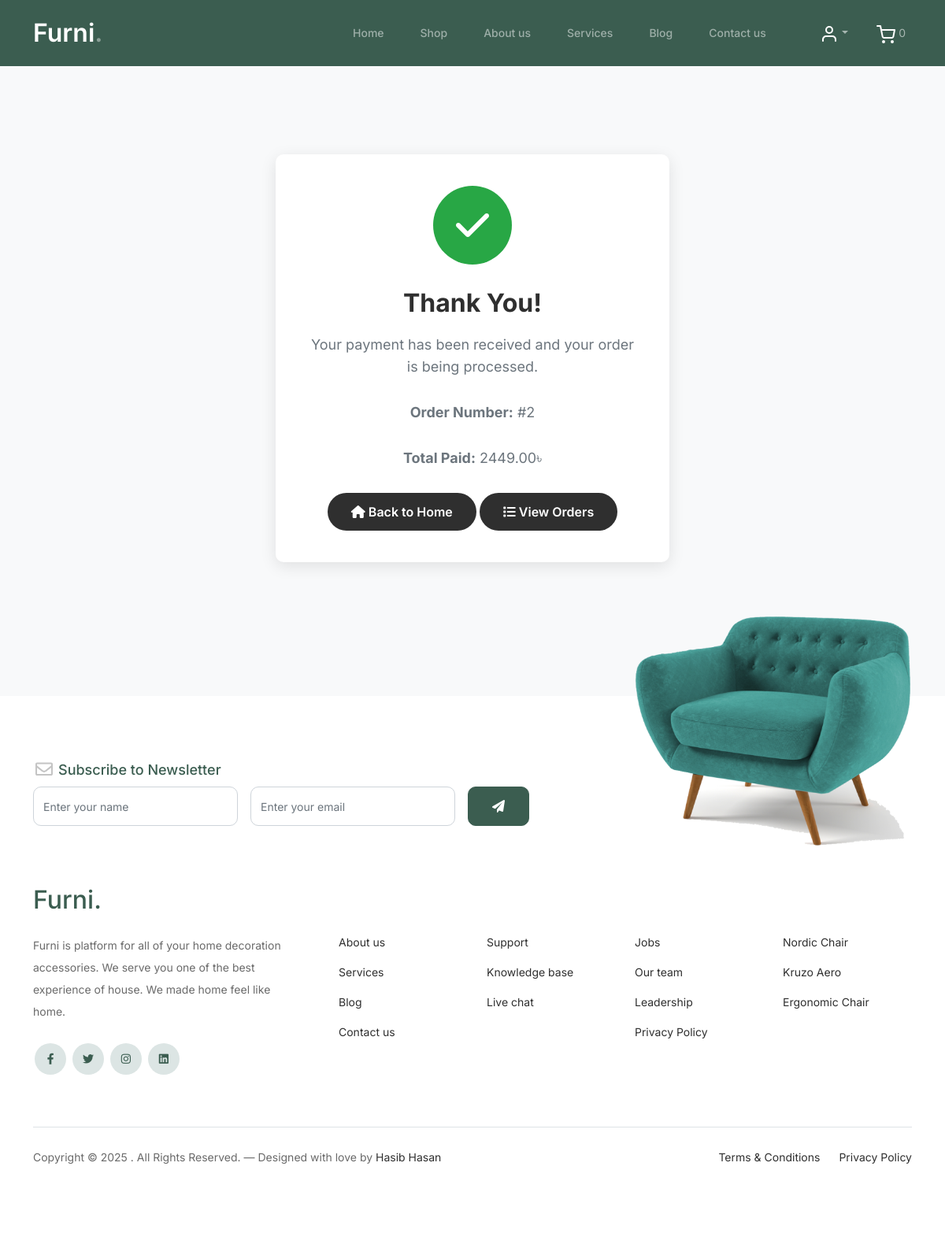
The app's page /shop/payment-success/ (signed in) with its own data.
### Shop/models.py (models this page shows, shortened)
class Cart(models.Model):
    user = models.OneToOneField(User, on_delete=models.CASCADE)
    create_at = models.DateTimeField(auto_now_add=True)

class Order(models.Model):
    STATUS_CHOICES = [
        ('Pending', 'Pending'),
        ('Complete', 'Complete'),
        ('Cancel', 'Cancel'),
    ]
    PAYMENT_CHOICES = [
        ('Cash On Delivery', 'Cash On Delivery'),
        ('Online Payment', 'Online Payment')
    ]
    user = models.ForeignKey(User, on_delete=models.CASCADE)
    billing_address = models.CharField(max_length=255, default="Dhaka")
    name = models.CharField(max_length=100, default="Unknown")
    email = models.EmailField(default="@gmail.com")
    phone = models.CharField(max_length=15, default="+8801")
    note = models.TextField(blank=True)
    total_price = models.DecimalField(max_digits=10, decimal_places=2, default="0")
    payment_method = models.CharField(max_length=50, choices=PAYMENT_CHOICES, default='Cash On Delivery')
    created_at = models.DateTimeField(auto_now_add=True)
    status = models.CharField(max_length=10, choices=STATUS_CHOICES, default='Pending')

### Shop/views.py (the view)
# urls.py: path('payment-success/', views.payment_success, name='payment_success'),
@login_required
def payment_success(request):
    user = request.user
    order = Order.objects.filter(user=user).order_by('-created_at').first()
    if order:
        total = order.total_price
    else:
        total = 0
    return render(request, 'payment_success.html', {
        'total': total,
        'order' : order
        })

### Shop/templates/payment_success.html (shortened to what this page needs)
{% extends "base.html" %}
{% load static %}
{% block body %}
  <body>
    <div class="success-section">
      <div class="container">
        <div class="success-card">
          <div class="success-icon">
            <i class="fas fa-check"></i>
          </div>
          <h2>Thank You!</h2>
          <p>Your payment has been received and your order is being processed.</p>
          <div class="order-details mb-4">
            <p><strong>Order Number:</strong> #{{ order.id }}</p>
            <p><strong>Total Paid:</strong> {{ total|floatformat:2 }}৳</p>
          </div>
          <a href="{% url 'home' %}" class="btn btn-success">
            <i class="fas fa-home mr-2"></i> Back to Home
          </a>
          <a href="{% url 'user_orders' %}" class="btn btn-success btn-outline-dark ml-2">
            <i class="fas fa-list mr-2"></i> View Orders
          </a>
        </div>
      </div>
    </div>
  {% endblock %}

### templates/base.html (shortened to what this page needs)
{% load static %}
<!DOCTYPE html>
<html lang="en">
  <head>
    <link href="{% static 'css/bootstrap.min.css' %}" rel="stylesheet" />
    <link href="https://cdnjs.cloudflare.com/ajax/libs/font-awesome/6.0.0-beta3/css/all.min.css" rel="stylesheet"/>
    <link href="https://cdnjs.cloudflare.com/ajax/libs/font-awesome/6.0.0/css/all.min.css" rel="stylesheet" />
    <link href="{% static 'css/tiny-slider.css' %}" rel="stylesheet" />
    <link href="{% static 'css/style.css' %}" rel="stylesheet" />
  </head>
  <body>
    <nav
      class="custom-navbar navbar navbar navbar-expand-md navbar-dark bg-dark"
      arial-label="Furni navigation bar"
    >
      <div class="container">
        <a class="navbar-brand" href="{% url "home" %}">Furni<span>.</span></a>
        <div class="collapse navbar-collapse" id="navbarsFurni">
          <ul class="custom-navbar-nav navbar-nav ms-auto mb-2 mb-md-0">
            <li class="nav-item {% if request.resolver_match.url_name == 'home' %}active{% endif %}">
              <a class="nav-link" href="{% url 'home' %}">Home</a>
            </li>
            <li class="nav-item {% if request.resolver_match.url_name == 'shop' %}active{% endif %}">
              <a class="nav-link" href="{% url 'shop' %}">Shop</a>
            </li>
            <li class="nav-item {% if request.resolver_match.url_name == 'about' %}active{% endif %}">
              <a class="nav-link" href="{% url 'about' %}">About us</a>
            </li>
            <li class="nav-item {% if request.resolver_match.url_name == 'service' %}active{% endif %}">
              <a class="nav-link" href="{% url 'service' %}">Services</a>
            </li>
            <li class="nav-item {% if request.resolver_match.url_name == 'blog' %}active{% endif %}">
              <a class="nav-link" href="{% url 'blog' %}">Blog</a>
            </li>
            <li class="nav-item {% if request.resolver_match.url_name == 'contact' %}active{% endif %}">
              <a class="nav-link" href="{% url 'contact' %}">Contact us</a>
            </li>
          </ul>
          <ul class="custom-navbar-cta navbar-nav mb-2 mb-md-0 ms-5">
            <li class="nav-item">
              <div class="dropdown">
                <a class="nav-link dropdown-toggle" href="#" role="button" data-bs-toggle="dropdown" aria-expanded="false">
                  <img src="{% static "images/user.svg" %}" />
                </a>
              </div>
            </li>
            <li>
              <a class="nav-link" href="{% url "cart" %}">
				<img src="{% static "images/cart.svg" %}" />
				{% if user.is_authenticated %}
				{% with cart=user.cart %}
					<span class="cart-count" id="cart-count">{{ cart.items.count }}</span>
				{% endwith %}
				{% endif %}
			</a>
            </li>
          </ul>
        </div>
      </div>
    </nav>
    {% block body %}
    {% endblock %}
    <footer class="footer-section">
      <div class="container relative">
        <div class="sofa-img">
          <img
            src="{% static 'images/sofa.png' %}"
            alt="Image"
            class="img-fluid"
          />
        </div>
        <div class="row">
          <div class="col-lg-8">
            <div class="subscription-form">
              <h3 class="d-flex align-items-center">
                <span class="me-1"
                  ><img
                    src="{% static 'images/envelope-outline.svg' %}"
                    alt="Image"
                    class="img-fluid" /></span
                ><span>Subscribe to Newsletter</span>
              </h3>
              <form action="#" class="row g-3">
                <div class="col-auto">
                  <input
                    type="text"
                    class="form-control"
                    placeholder="Enter your name"
                  />
                </div>
                <div class="col-auto">
                  <input
                    type="email"
                    class="form-control"
                    placeholder="Enter your email"
                  />
                </div>
                <div class="col-auto">
                  <button class="btn btn-primary">
                    <span class="fa fa-paper-plane"></span>
                  </button>
                </div>
              </form>
            </div>
          </div>
        </div>
        <div class="row g-5 mb-5">
          <div class="col-lg-4">
            <div class="mb-4 footer-logo-wrap">
              <a href="#" class="footer-logo">Furni<span>.</span></a>
            </div>
            <p class="mb-4">
              Furni is platform for all of your home decoration accessories. We serve you one of the best experience of house. We made home feel like home.
            </p>
            <ul class="list-unstyled custom-social">
              <li>
                <a href="#"><span class="fa fa-brands fa-facebook-f"></span></a>
              </li>
              <li>
                <a href="#"><span class="fa fa-brands fa-twitter"></span></a>
              </li>
              <li>
                <a href="#"><span class="fa fa-brands fa-instagram"></span></a>
              </li>
              <li>
                <a href="#"><span class="fa fa-brands fa-linkedin"></span></a>
              </li>
            </ul>
          </div>
          <div class="col-lg-8">
            <div class="row links-wrap">
              <div class="col-6 col-sm-6 col-md-3">
                <ul class="list-unstyled">
                  <li><a href="{% url "about" %}">About us</a></li>
                  <li><a href="{% url "service" %}">Services</a></li>
                  <li><a href="{% url "blog" %}">Blog</a></li>
                  <li><a href="{% url "contact" %}">Contact us</a></li>
                </ul>
              </div>
              <div class="col-6 col-sm-6 col-md-3">
                <ul class="list-unstyled">
                  <li><a href="#">Support</a></li>
                  <li><a href="#">Knowledge base</a></li>
                  <li><a href="#">Live chat</a></li>
                </ul>
              </div>
              <div class="col-6 col-sm-6 col-md-3">
                <ul class="list-unstyled">
                  <li><a href="#">Jobs</a></li>
                  <li><a href="#">Our team</a></li>
                  <li><a href="#">Leadership</a></li>
                  <li><a href="#">Privacy Policy</a></li>
                </ul>
              </div>
              <div class="col-6 col-sm-6 col-md-3">
                <ul class="list-unstyled">
                  <li><a href="#">Nordic Chair</a></li>
                  <li><a href="#">Kruzo Aero</a></li>
                  <li><a href="#">Ergonomic Chair</a></li>
                </ul>
              </div>
            </div>
          </div>
        </div>
        <div class="border-top copyright">
          <div class="row pt-4">
            <div class="col-lg-6">
              <p class="mb-2 text-center text-lg-start">
                Copyright &copy;
                . All Rights Reserved. &mdash; Designed with love by
                <a href="https://www.linkedin.com/in/hasiblnkd/">Hasib Hasan</a>
              </p>
            </div>
            <div class="col-lg-6 text-center text-lg-end">
              <ul class="list-unstyled d-inline-flex ms-auto">
                <li class="me-4"><a href="#">Terms &amp; Conditions</a></li>
                <li><a href="#">Privacy Policy</a></li>
              </ul>
            </div>
          </div>
        </div>
      </div>
    </footer>
</body>

### static/css/style.css (style rules this page uses)
body { overflow-x: hidden; position: relative; }
body { font-family: "Inter", sans-serif; font-weight: 400; line-height: 28px; color: #6a6a6a; font-size: 14px; background-color: #eff2f1; }
a { text-decoration: none; -webkit-transition: .3s all ease; -o-transition: .3s all ease; transition: .3s all ease; color: #2f2f2f; text-decoration: underline; }
.custom-navbar { background: #3b5d50 !important; padding-top: 20px; padding-bottom: 20px; }
.custom-navbar .navbar-brand { font-size: 32px; font-weight: 600; }
.custom-navbar .navbar-brand > span { opacity: .4; }
@media (min-width: 992px) { .custom-navbar .custom-navbar-nav li { margin-left: 15px; margin-right: 15px; } }
.custom-navbar .custom-navbar-nav li a { font-weight: 500; color: #ffffff !important; opacity: .5; -webkit-transition: .3s all ease; -o-transition: .3s all ease; transition: .3s all ease; position: relative; }
@media (min-width: 768px) { .custom-navbar .custom-navbar-nav li a:before { content: ""; position: absolute; bottom: 0; left: 8px; right: 8px; background: #f9bf29; height: 5px; opacity: 1; visibility: visible; width: 0; -webkit-transition: .15s all ease-out; -o-transition: .15s all ease-out; transition: .15s all ease-out; } }
.custom-navbar .custom-navbar-cta { margin-left: 0 !important; -webkit-box-orient: horizontal; -webkit-box-direction: normal; -ms-flex-direction: row; flex-direction: row; }
@media (min-width: 768px) { .custom-navbar .custom-navbar-cta { margin-left: 40px !important; } }
.custom-navbar .custom-navbar-cta li { margin-left: 0px; margin-right: 0px; }
.custom-navbar .custom-navbar-cta li:first-child { margin-right: 20px; }
.btn { font-weight: 600; padding: 12px 30px; border-radius: 30px; color: #ffffff; background: #2f2f2f; border-color: #2f2f2f; }
.btn.btn-primary { background: #3b5d50; border-color: #3b5d50; }
.footer-section { padding: 80px 0; background: #ffffff; }
.footer-section .relative { position: relative; }
.footer-section a { text-decoration: none; color: #2f2f2f; -webkit-transition: .3s all ease; -o-transition: .3s all ease; transition: .3s all ease; }
.footer-section .subscription-form { margin-bottom: 40px; position: relative; z-index: 2; margin-top: 100px; }
@media (min-width: 992px) { .footer-section .subscription-form { margin-top: 0px; margin-bottom: 80px; } }
.footer-section .subscription-form h3 { font-size: 18px; font-weight: 500; color: #3b5d50; }
.footer-section .subscription-form .form-control { height: 50px; border-radius: 10px; font-family: "Inter", sans-serif; }
.footer-section .subscription-form .btn { border-radius: 10px !important; }
.footer-section .sofa-img { position: absolute; top: -200px; z-index: 1; right: 0; }
.footer-section .sofa-img img { max-width: 380px; }
.footer-section .links-wrap { margin-top: 0px; }
@media (min-width: 992px) { .footer-section .links-wrap { margin-top: 54px; } }
.footer-section .links-wrap ul li { margin-bottom: 10px; }
.footer-section .footer-logo-wrap .footer-logo { font-size: 32px; font-weight: 500; text-decoration: none; color: #3b5d50; }
.footer-section .custom-social li { margin: 2px; display: inline-block; }
.footer-section .custom-social li a { width: 40px; height: 40px; text-align: center; line-height: 40px; display: inline-block; background: #dce5e4; color: #3b5d50; border-radius: 50%; }
.footer-section .border-top { border-color: #dce5e4; }
.footer-section .border-top.copyright { font-size: 14px !important; }
.form-control { height: 50px; border-radius: 10px; font-family: "Inter", sans-serif; }

### Shop/templates/payment_success.html (style rules this page uses)
.success-section { padding: 7rem 0; background: #f8f9fa; min-height: 100vh; }
.success-card { background: #fff; box-shadow: 0 5px 20px rgba(0, 0, 0, 0.1); border-radius: 10px; max-width: 500px; margin: 0 auto; padding: 40px; text-align: center; }
.success-icon { width: 100px; height: 100px; background: #28a745; border-radius: 50%; display: flex; align-items: center; justify-content: center; margin: 0 auto 30px; color: white; font-size: 48px; }
.success-card h2 { color: #2f2f2f; font-weight: 700; margin-bottom: 20px; }
.success-card p { color: #6c757d; font-size: 18px; margin-bottom: 30px; }
.btn-success { background: #2f2f2f; border: none; padding: 12px 30px; font-weight: 600; transition: all 0.3s ease; }

### records on screen
Cart: items.count "0"
Order: id "2", total_price "2449.00"
